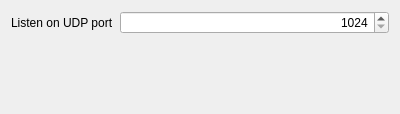
<?xml version="1.0" encoding="UTF-8"?>
<ui version="4.0">
 <class>services::RacomClientWidget</class>
 <widget class="QWidget" name="services::RacomClientWidget">
  <property name="geometry">
   <rect>
    <x>0</x>
    <y>0</y>
    <width>400</width>
    <height>114</height>
   </rect>
  </property>
  <property name="windowTitle">
   <string>Form</string>
  </property>
  <layout class="QFormLayout" name="formLayout">
   <item row="0" column="0">
    <widget class="QLabel" name="label_2">
     <property name="text">
      <string>Listen on UDP port</string>
     </property>
    </widget>
   </item>
   <item row="0" column="1">
    <widget class="QSpinBox" name="edPort">
     <property name="alignment">
      <set>Qt::AlignRight|Qt::AlignTrailing|Qt::AlignVCenter</set>
     </property>
     <property name="minimum">
      <number>1024</number>
     </property>
     <property name="maximum">
      <number>65535</number>
     </property>
    </widget>
   </item>
  </layout>
 </widget>
 <resources/>
 <connections/>
</ui>
